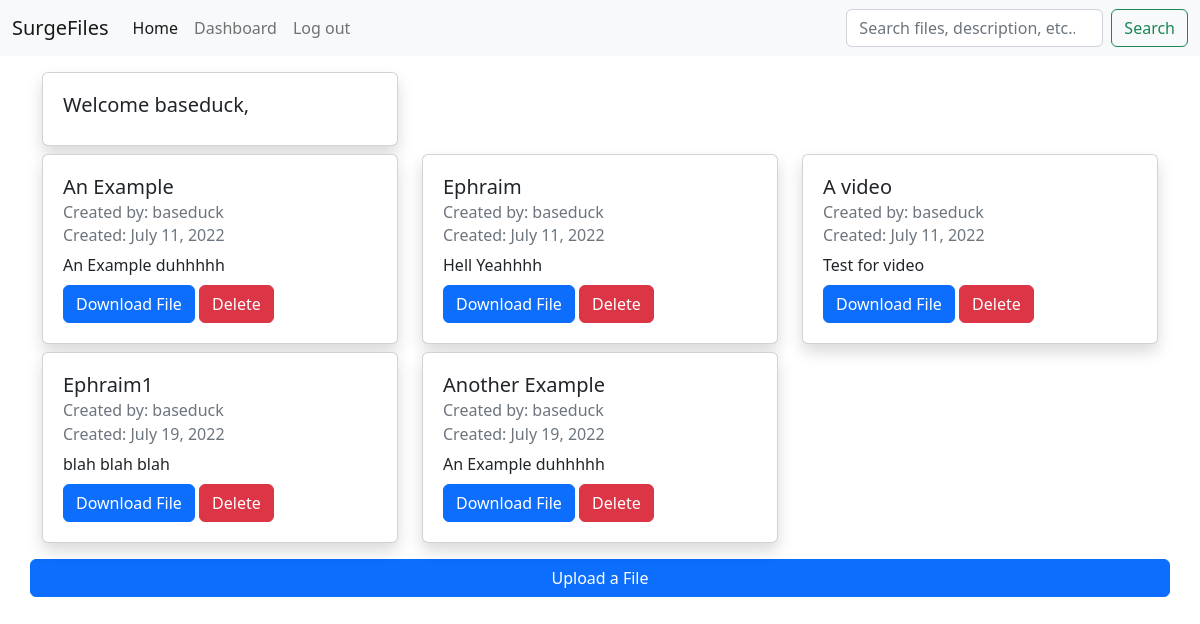
The app's page /dashboard/ (signed in) with its own data.
### Main/models.py (models this page shows, shortened)
class Files(models.Model):
    title = models.CharField(max_length=200, blank=True, null=True)
    description = models.CharField(max_length=200, blank=True, null=True)
    file = models.FileField(upload_to='uploads/', blank=True, null=True)
    owner = models.ForeignKey(User, on_delete=models.CASCADE)
    date = models.DateField(auto_now_add=True)
    id = models.CharField(max_length=10, primary_key=True, unique=True)

### Main/views.py (the view)
# urls.py: path('dashboard/', views.dashboard, name='dashboard'),
@login_required(login_url='login')
def dashboard(request):
    search_query = ''
    if request.GET.get('search_query'):
        search_query = request.GET.get('search_query')
    files = Files.objects.filter(Q(title__icontains=search_query), Q(description__icontains=search_query),owner=request.user)
    title = 'Dashboard'
    context = {'title':title, 'files':files}
    return render(request, 'dashboard.html', context)

### Main/templates/dashboard.html (shortened to what this page needs)
{% extends 'base.html' %}
{% block content %}
<main>
<div class="container">
    <div class="row">
        <div class="col-md-4">
            <div class="card mt-3 p-1 shadow">
                <div class="card-body">
                    <h5 class="card-title">Welcome {{request.user}},</h5>
                </div>
            </div>
        </div>
    </div>
</div>
<div class="container">
    <div class="row">
        {% if files %}
        {% for file in files %}
        <div class="col-md-4 gy-2">
            <div class="card p-1 shadow">
                <div class="card-body">
                  <h5 class="card-title mb-2">{{file.title}}</h5>
                  <h6 class="card-subtitle text-muted mb-2">Created by: {{request.user}}</h6>
                  <h6 class="card-subtitle text-muted mb-2">Created: {{file.date}}</h6>
                  <p class="card-text mb-2">{{file.description}}</p>
                  <a href="{{file.file.url}}" class="btn btn-primary" download>Download File</a>
                  <a href="{% url 'deleteFile' file.id %}" class="btn btn-danger">Delete</a>
                </div>
            </div>
        </div>
        {% endfor %}
        {% endif %}
        <a href="{% url 'addFile' %}" class="btn btn-primary mt-3">Upload a File</a>
    </div>
</div>
</main>
{% endblock content %}

### Main/templates/base.html (shortened to what this page needs)
<!DOCTYPE html>
{% load static %}
<html lang="en">
<head>
    <link rel="stylesheet" href="https://cdn.jsdelivr.net/npm/bootstrap@5.2.0-beta1/dist/css/bootstrap.min.css">
</head>
<body>
  <nav class="navbar navbar-expand-xl navbar-light bg-light">
    <div class="container-fluid">
      <a class="navbar-brand" href="{% url 'landing' %}">SurgeFiles</a>
      <div class="collapse navbar-collapse show" id="navbarBasic">
        <ul class="navbar-nav me-auto mb-2 mb-xl-0">
          <li class="nav-item">
            <a class="nav-link active" aria-current="page" href="#">Home</a>
          </li>
          {% if request.user.is_authenticated %}
          <li class="nav-item">
            <a class="nav-link" href="{% url 'dashboard' %}">Dashboard</a>
          </li>
          <li class="nav-item">
            <a class="nav-link" href="{% url 'logout' %}">Log out</a>
          </li>
          {% endif %}
        </ul>
        <form class="d-flex">
          <input class="form-control me-2" type="search" placeholder="Search files, description, etc..." aria-label="Search" name="search_query">
          <button class="btn btn-outline-success" type="submit">Search</button>
        </form>
      </div>
    </div>
  </nav>
  {% block content %}
  {% endblock content %}
</body>
</html>

### records on screen
Files: title "An Example", date "July 11, 2022", description "An Example duhhhhh"
Files: title "Ephraim", date "July 11, 2022", description "Hell Yeahhhh"
Files: title "A video", date "July 11, 2022", description "Test for video"
Files: title "Ephraim1", date "July 19, 2022", description "blah blah blah"
Files: title "Another Example", date "July 19, 2022", description "An Example duhhhhh"

### other values on screen
{{ request.user }} "baseduck"
